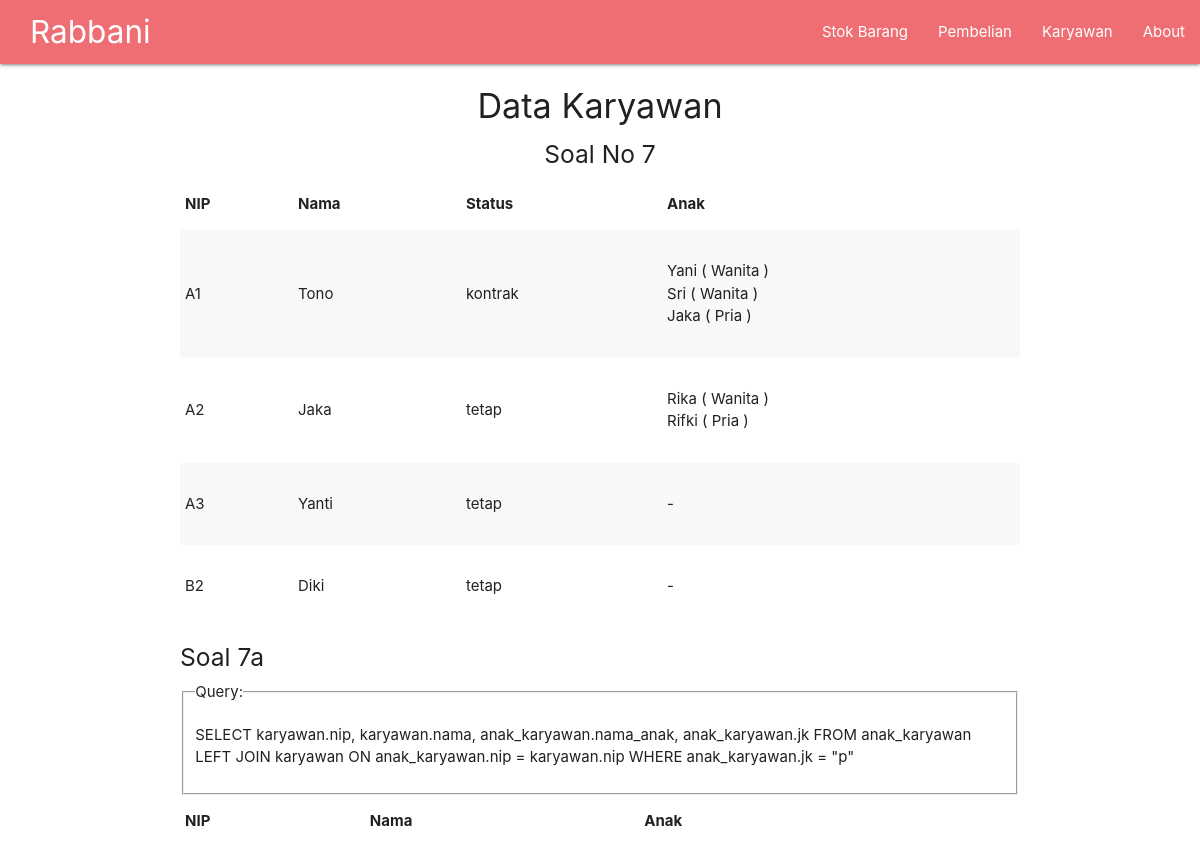
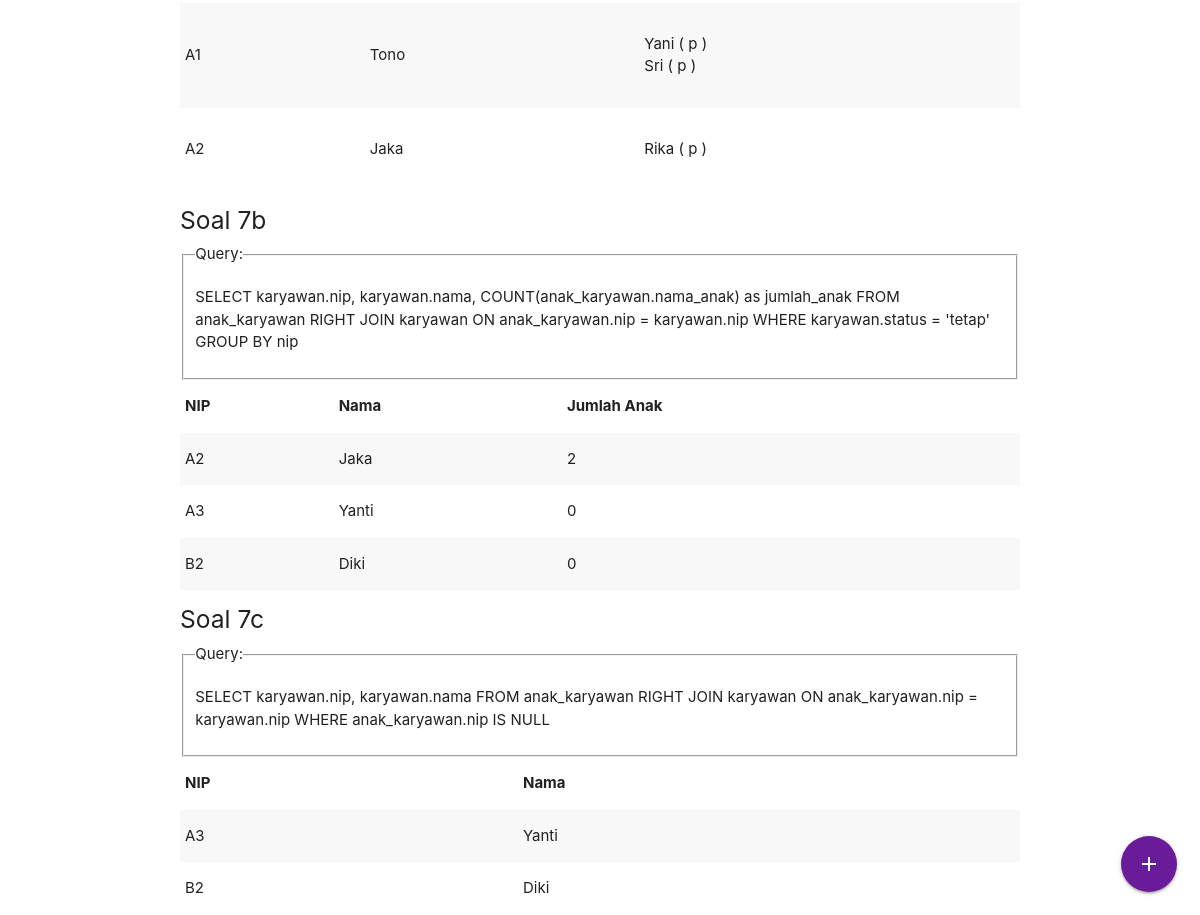
/rabbani/data-karyawan.php, run on the app's committed database (2 pictures, top to bottom).
### tables this page shows
CREATE TABLE `karyawan` (
  `id` int(11) NOT NULL,
  `nip` char(2) NOT NULL,
  `nama` varchar(150) NOT NULL,
  `jk` enum('l','p') NOT NULL,
  `status` enum('kontrak','tetap') NOT NULL
);

CREATE TABLE `anak_karyawan` (
  `id` int(11) NOT NULL,
  `nip` char(2) NOT NULL,
  `nama_anak` varchar(50) NOT NULL,
  `jk` enum('l','p') NOT NULL
);

### rabbani/query/function.php (called while the page is built)
<?php
	$host = "localhost";
	$uname = "root";
	$pw = "";
	$dbName = "db_rabbani";
	$connect = mysqli_connect($host, $uname, $pw, $dbName);
function query($query)
{
	global $connect;
	$result = mysqli_query($connect, $query);
	$rows = [];
	 while ( $data = mysqli_fetch_assoc($result) ) {
	 	$rows[] = $data;
	 }
	return $rows;
}
?>

### rabbani/data-karyawan.php (the view, shortened to what this page needs)
<?php require("layouts/header.php");
	$karyawan = query("SELECT * FROM `karyawan`");
 ?>
<div class="container">
	<h4 class="center">Data Karyawan</h4>
	<h5 class="center">Soal No 7</h5>
	<table class="striped">
		<thead>
			<th>NIP</th>
			<th>Nama</th>
			<th>Status</th>
			<th>Anak</th>
		</thead>
		<tbody>
		<?php foreach ($karyawan as $data) : ?>
			<tr>
				<td><?= $data['nip'] ?></td>
				<td><?= $data['nama'] ?></td>
				<td><?= $data['status'] ?></td>
				<td>
					<ul>
					<?php
						$nip = $data['nip'];
						$anak = query("SELECT * FROM anak_karyawan WHERE nip = '$nip' ");
						if($anak != null){
							foreach($anak as $ank) :
								if ($ank['jk'] == "p") {
									$jk = "Wanita";
								}else{
									$jk = "Pria";
								}
					?>
						<li><?= $ank['nama_anak'] . " ( " . $jk . " )"?></li>
					<?php
							endforeach;
						}else{
					?>
						<li> - </li>
					<?php } ?>
					</ul>
				</td>
			</tr>
		<?php endforeach; ?>
		</tbody>
	</table>
	<h5>Soal 7a</h5>
	<fieldset>
		<legend>Query:</legend>
		<p>
			SELECT karyawan.nip, karyawan.nama, anak_karyawan.nama_anak, anak_karyawan.jk FROM anak_karyawan LEFT JOIN karyawan ON anak_karyawan.nip = karyawan.nip WHERE anak_karyawan.jk = "p"
		</p>
	</fieldset>
	<table class="striped">
		<thead>
			<th>NIP</th>
			<th>Nama</th>
			<th>Anak</th>
		</thead>
		<tbody>
			<?php
				$soal7A = query("SELECT karyawan.nip, karyawan.nama FROM karyawan LEFT JOIN anak_karyawan ON anak_karyawan.nip = karyawan.nip WHERE anak_karyawan.jk = 'p'");
				$karyawan = array_unique($soal7A,SORT_REGULAR);
				foreach ($karyawan as $q7A) :
			?>
					<tr>
						<td><?= $q7A['nip'] ?></td>
						<td><?= $q7A['nama'] ?></td>
						<td>
							<ul>
							<?php
								$nip = $q7A['nip'];
								$anak7a = query("SELECT * FROM anak_karyawan WHERE nip = '$nip' AND jk = 'p'");
								foreach($anak7a as $anak) :
							?>
								<li><?= $anak['nama_anak'] . " ( " . $anak['jk'] . " )"?></li>
							<?php endforeach; ?>
						</td>
					</tr>
			<?php
				endforeach;
			 ?>
		</tbody>
	</table>
	<h5>Soal 7b</h5>
	<fieldset>
		<legend>Query:</legend>
		<p>
			SELECT karyawan.nip, karyawan.nama, COUNT(anak_karyawan.nama_anak) as jumlah_anak FROM anak_karyawan RIGHT JOIN karyawan ON anak_karyawan.nip = karyawan.nip WHERE karyawan.status = 'tetap' GROUP BY nip
		</p>
	</fieldset>
	<table class="striped">
		<thead>
			<th>NIP</th>
			<th>Nama</th>
			<th>Jumlah Anak</th>
		</thead>
		<tbody>
			<?php
				$soal7B = query("SELECT karyawan.nip, karyawan.nama, COUNT(anak_karyawan.nama_anak) as jumlah_anak
									FROM anak_karyawan RIGHT JOIN karyawan
									ON anak_karyawan.nip = karyawan.nip
									WHERE karyawan.status = 'tetap'
									GROUP BY nip
							");
				foreach ($soal7B as $q7B) :
			?>
					<tr>
						<td><?= $q7B['nip'] ?></td>
						<td><?= $q7B['nama'] ?></td>
						<td>
							<?= $q7B['jumlah_anak'] ?>
						</td>
					</tr>
			<?php
				endforeach;
			 ?>
		</tbody>
	</table>
	<h5>Soal 7c</h5>
	<fieldset>
		<legend>Query:</legend>
		<p>
			SELECT karyawan.nip, karyawan.nama FROM anak_karyawan RIGHT JOIN karyawan ON anak_karyawan.nip = karyawan.nip WHERE anak_karyawan.nip IS NULL
		</p>
	</fieldset>
	<table class="striped">
		<thead>
			<th>NIP</th>
			<th>Nama</th>
		</thead>
		<tbody>
			<?php
				$soal7C = query("SELECT karyawan.nip, karyawan.nama
								FROM anak_karyawan RIGHT JOIN karyawan
								ON anak_karyawan.nip = karyawan.nip
								WHERE anak_karyawan.nip IS NULL
							");
				foreach ($soal7C as $q7C) :
			?>
					<tr>
						<td><?= $q7C['nip'] ?></td>
						<td><?= $q7C['nama'] ?></td>
					</tr>
			<?php
				endforeach;
			 ?>
		</tbody>
	</table>
</div>
<div class="fixed-action-btn">
  <a class="btn-floating btn-large  purple darken-3" href="tambah-karyawan.php">
    <i class="large material-icons">add</i>
  </a>
</div>
 <?php require("layouts/footer.php"); ?>

### rabbani/layouts/header.php (shortened to what this page needs)
<?php require("query/function.php") ?>
<!DOCTYPE html>
<html>
<head>
    <link rel="stylesheet" href="components/css/materialize.min.css">
    <link rel="stylesheet" type="text/css" href="components/css/style.css">
</head>
<body>
  <div class="container-fluid navbar-fixed">
    <nav>
      <div class="nav-wrapper">
        <a href="/rabbani" class="brand-logo" id="logo">Rabbani </a>
        <ul class="right hide-on-med-and-down">
        </ul>
      </div>
     </nav>
  </div>

### rabbani/layouts/footer.php (shortened to what this page needs)
  </body>
</html>

### rabbani/components/css/style.css (style rules this page uses)
#logo { padding-left: 30px; }

### data on the page
karyawan: nip "A1", nama "Tono", status "kontrak"
anak_karyawan: nama_anak "Yani", jk "Wanita", jk "p"
anak_karyawan: nama_anak "Sri", jk "Wanita", jk "p"
anak_karyawan: nama_anak "Jaka", jk "Pria"
karyawan: nip "A2", nama "Jaka", status "tetap"
anak_karyawan: nama_anak "Rika", jk "Wanita", jk "p"
anak_karyawan: nama_anak "Rifki", jk "Pria"
karyawan: nip "A3", nama "Yanti", status "tetap"
karyawan: nip "B2", nama "Diki", status "tetap"

### other printed values
$q7B['nip'] "A2"
$q7B['nama'] "Jaka"
$q7B['jumlah_anak'] "2"
$q7B['nip'] "A3"
$q7B['nama'] "Yanti"
$q7B['jumlah_anak'] "0"
$q7B['nip'] "B2"
$q7B['nama'] "Diki"
